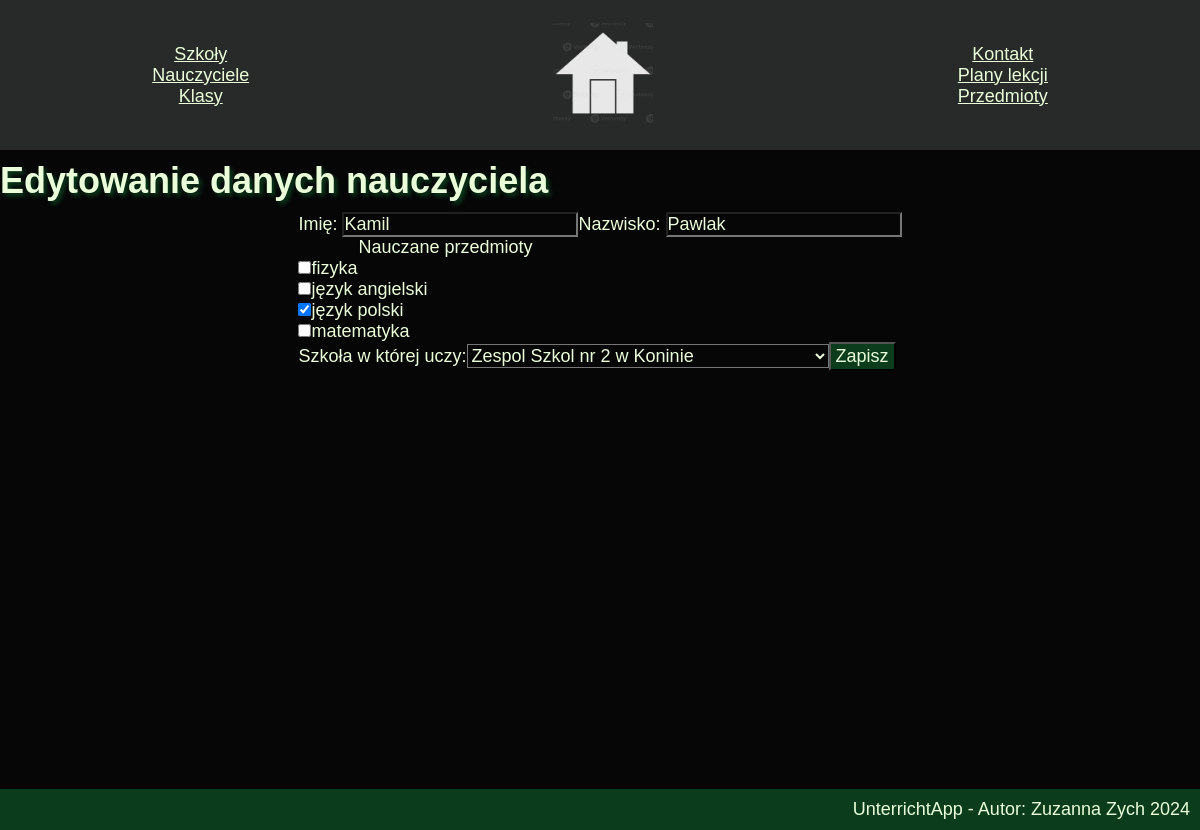
Before: /editNau.php?id=2 with the older database file.
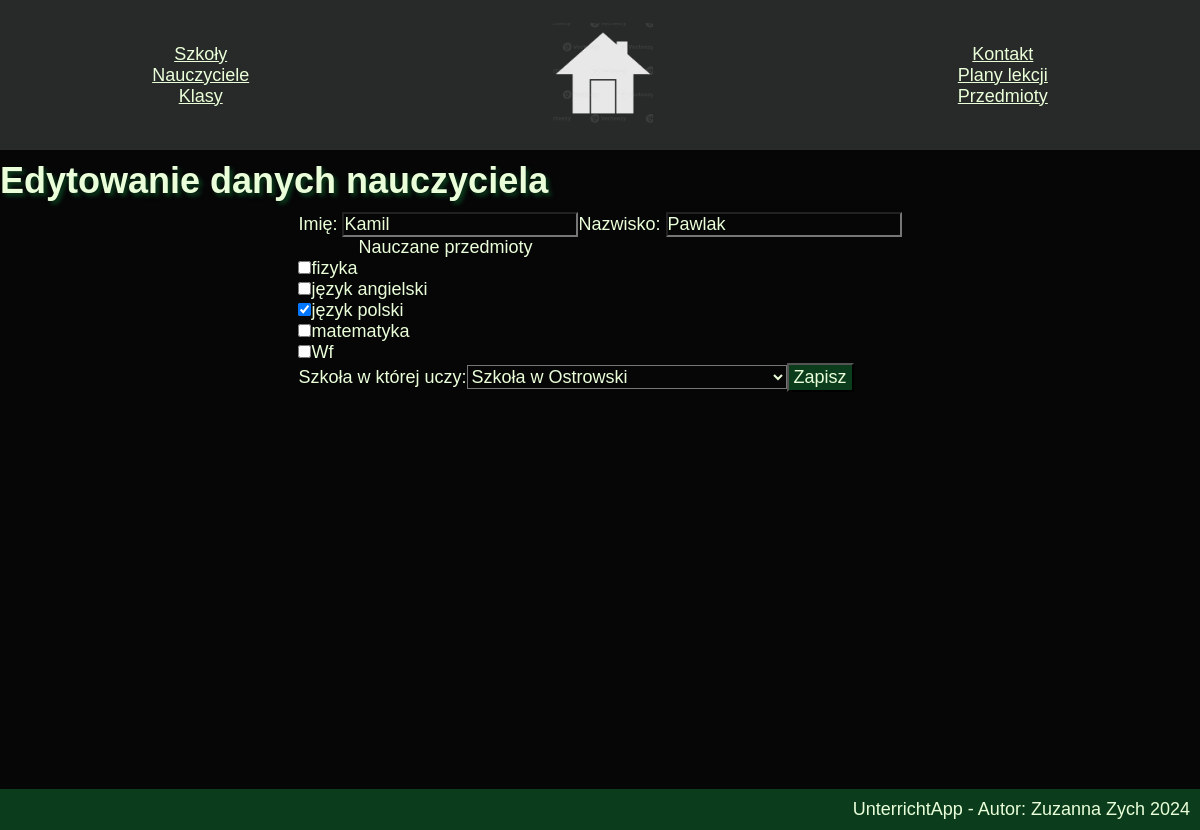
After: the same page with the newer database file.
### tables this page shows
CREATE TABLE `przedmiot` (
  `id` int(11) UNSIGNED NOT NULL,
  `nazwa` varchar(60) NOT NULL
);

CREATE TABLE `szkola` (
  `id` int(10) UNSIGNED NOT NULL,
  `nazwa` varchar(60) NOT NULL
);

### getAll.php (called while the page is built, shortened)
<?php
global $conn;
$r_przedmiot = mysqli_query($conn, "SELECT * from przedmiot ORDER BY przedmiot.nazwa ASC");
$przedmiot = [];
$sqlSzkola = "SELECT * FROM szkola";
$r_szkola = mysqli_query($conn, $sqlSzkola);
$klasaSzkoly = [];
while ($rowSz = mysqli_fetch_assoc($r_szkola)) {
      $klasaSzkoly[$rowSz['nazwa']] = [];
      $klasaSzkoly[$rowSz['nazwa']]['idSzkoly'] = $rowSz['id'];
      $sqlKlasa = 'SELECT szkola.id AS "idSzkoly", szkola.nazwa AS "nazwaSzkoly", klasa.id AS "idKlasy", klasa.nazwa AS "nazwaKlasy", klasa.id_planu_lekcji from szkola INNER JOIN klasa ON klasa.id_szkola = szkola.id WHERE szkola.nazwa = "'.$rowSz['nazwa'].'";';
      $r_klasa = mysqli_query($conn, $sqlKlasa);
      while ($rowK = mysqli_fetch_assoc($r_klasa)) {
            array_push($klasaSzkoly[$rowSz['nazwa']], [$rowK['idKlasy'], $rowK['nazwaKlasy']]);
      }
}
$nauSzkoly = [];
$sqlnauSzkoly = "SELECT nauczyciele_szkoly.id, nauczyciele_szkoly.id_nauczyciela, nauczyciele_szkoly.id_szkoly, szkola.nazwa, nauczyciel.imie, nauczyciel.nazwisko FROM nauczyciele_szkoly INNER JOIN nauczyciel ON nauczyciel.id = nauczyciele_szkoly.id_nauczyciela INNER JOIN szkola ON szkola.id = nauczyciele_szkoly.id_szkoly;";
$r=mysqli_query($conn, $sqlnauSzkoly);
$nauczyciele = [];
$sql = "SELECT * from nauczyciel";
$r = mysqli_query($conn, $sql);
?>

### editNau.php (the view, shortened to what this page needs)
<!DOCTYPE html>
<html lang="pl">
<head>
     <link rel="stylesheet" href="styl.css">
</head>
<body>
     <?php
     include_once "func.php";
     include_once "conn.php";
     include_once "getAll.php";
     addheader();?>
<h2 class="pageFunc">Edytowanie danych nauczyciela</h2>
<div class="dodKlase">
<?php
     if (!isset($_GET['id'])) {
          echo "<p>Nie udało się pobrać informacji. Proszę spróbować jescze raz</p>
          <a href='nau.php'>Powrót</a>
          ";
     } else {
          $imie = "";
          $nazwisko = "";
          foreach ($nauczyciele as $key => $value) {
               if ($value['id'] == $_GET['id']) {
                    $imie = $value['imie'];
                    $nazwisko = $value['nazwisko'];
               }
          }
          echo "<form action='#' method='post'>";
          echo "<label for='imie'>Imię: </label>";
          echo "<input type='text' value='$imie' name='imie' id='imie'>";
          echo "<label for='nazwisko'>Nazwisko: </label>";
          echo "<input type='text' value='$nazwisko' name='nazwisko' id='nazwisko'>";
          echo "<p>Nauczane przedmioty</p>";
          echo '<div class="checkboxes">';
          $nauPrzed = [];
          foreach ($nauczany_przedmiot as $key => $value) {
               foreach ($value as $key2 => $value2) {
                    if ($imie." ".$nazwisko == $value2[1] && $_GET['id'] == $value2[0]) {
                         array_push($nauPrzed, $key);
                   }
               }
          }
          global $przedmiot;
          foreach ($przedmiot as $el) {
               $printed = false;
               foreach ($nauPrzed as $key => $value) {
                    if ($el['nazwa'] == $value) {
                         echo "<input type='checkbox' name='".$el['id']."' id='".$el['id']."' value='".$el['id']."' checked>";
              echo "<label for='".$el['id']."'>".$el['nazwa']."</label><br>";
              $printed = true;
                    }
               }
               if ($printed == false) {
                    echo "<input type='checkbox' name='".$el['id']."' id='".$el['id']."' value='".$el['id']."'>";
              echo "<label for='".$el['id']."'>".$el['nazwa']."</label><br>";
               }
          }
          echo "</div>";
          echo "<label for='szkola'>Szkoła w której uczy:</label>";
          echo "<select name='szkola' id='szkola'>";
          $aktSzkola = "";
          foreach ($nauSzkoly as $row => $value) {
               if ($_GET['id'] == $value['id_nauczyciela']) {
                   if (trim($value['nazwa']) != "") {
                    $aktSzkola = $value['nazwa'];
                   }
               }
          }
          foreach ($klasaSzkoly as $key => $value) {
               if ($key == $aktSzkola) {
                    echo "<option value='".$value['idSzkoly']."' selected >".$key."</option>";
               } else {
                    echo "<option value='".$value['idSzkoly']."' >".$key."</option>";
               }
          }
          echo "</select>";
          echo "<button type='submit'>Zapisz</button></form>";
     }
     ?>
</div>
</body>
</html>

Changed rows visible on the page:
removed szkola: szkola "Zespol Szkol nr 2 w Koninie"
added przedmiot: nazwa "Wf", shown under "Edytowanie danych nauczyciela"
added szkola: szkola "Szkoła w Ostrowski"
